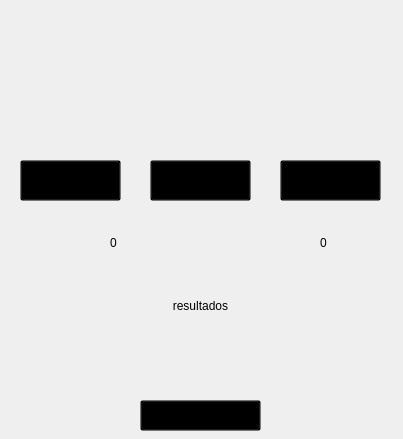
<?xml version="1.0" encoding="UTF-8"?>
<ui version="4.0">
 <class>MainWindow</class>
 <widget class="QMainWindow" name="MainWindow">
  <property name="geometry">
   <rect>
    <x>0</x>
    <y>0</y>
    <width>403</width>
    <height>439</height>
   </rect>
  </property>
  <property name="windowTitle">
   <string>Jo Ken Po</string>
  </property>
  <widget class="QWidget" name="centralwidget">
   <widget class="QLabel" name="label">
    <property name="geometry">
     <rect>
      <x>-190</x>
      <y>0</y>
      <width>781</width>
      <height>441</height>
     </rect>
    </property>
    <property name="text">
     <string/>
    </property>
    <property name="pixmap">
     <pixmap>../imagens/tela_jokenpo.png</pixmap>
    </property>
    <property name="scaledContents">
     <bool>true</bool>
    </property>
   </widget>
   <widget class="QPushButton" name="Button_pedra">
    <property name="geometry">
     <rect>
      <x>20</x>
      <y>160</y>
      <width>101</width>
      <height>41</height>
     </rect>
    </property>
    <property name="cursor">
     <cursorShape>PointingHandCursor</cursorShape>
    </property>
    <property name="styleSheet">
     <string notr="true">background-color: rgba(0, 0, 0, 0);</string>
    </property>
    <property name="text">
     <string/>
    </property>
   </widget>
   <widget class="QPushButton" name="Button_papel">
    <property name="geometry">
     <rect>
      <x>150</x>
      <y>160</y>
      <width>101</width>
      <height>41</height>
     </rect>
    </property>
    <property name="cursor">
     <cursorShape>PointingHandCursor</cursorShape>
    </property>
    <property name="styleSheet">
     <string notr="true">background-color: rgba(0, 0, 0, 0);</string>
    </property>
    <property name="text">
     <string/>
    </property>
   </widget>
   <widget class="QPushButton" name="Button_tesoura">
    <property name="geometry">
     <rect>
      <x>280</x>
      <y>160</y>
      <width>101</width>
      <height>41</height>
     </rect>
    </property>
    <property name="cursor">
     <cursorShape>PointingHandCursor</cursorShape>
    </property>
    <property name="styleSheet">
     <string notr="true">background-color: rgba(0, 0, 0, 0);</string>
    </property>
    <property name="text">
     <string/>
    </property>
   </widget>
   <widget class="QPushButton" name="Button_reset">
    <property name="geometry">
     <rect>
      <x>140</x>
      <y>400</y>
      <width>121</width>
      <height>31</height>
     </rect>
    </property>
    <property name="cursor">
     <cursorShape>PointingHandCursor</cursorShape>
    </property>
    <property name="styleSheet">
     <string notr="true">background-color: rgba(0, 0, 0, 0);</string>
    </property>
    <property name="text">
     <string/>
    </property>
   </widget>
   <widget class="QLabel" name="pontos_user">
    <property name="geometry">
     <rect>
      <x>110</x>
      <y>227</y>
      <width>31</width>
      <height>31</height>
     </rect>
    </property>
    <property name="styleSheet">
     <string notr="true">backgroud-color: rgba(0, 0, 0, 0);
border: solid;
font: 87 15pt &quot;Segoe UI Black&quot;;</string>
    </property>
    <property name="text">
     <string>0</string>
    </property>
   </widget>
   <widget class="QLabel" name="pontos_pc">
    <property name="geometry">
     <rect>
      <x>320</x>
      <y>227</y>
      <width>31</width>
      <height>31</height>
     </rect>
    </property>
    <property name="styleSheet">
     <string notr="true">backgroud-color: rgba(0, 0, 0, 0);
border: solid;
font: 87 15pt &quot;Segoe UI Black&quot;;</string>
    </property>
    <property name="text">
     <string>0</string>
    </property>
   </widget>
   <widget class="QLabel" name="resultado">
    <property name="geometry">
     <rect>
      <x>80</x>
      <y>280</y>
      <width>241</width>
      <height>51</height>
     </rect>
    </property>
    <property name="styleSheet">
     <string notr="true">backgroud-color: rgba(0, 0, 0, 0);
border: solid;
font: 87 13pt &quot;Segoe UI Black&quot;;</string>
    </property>
    <property name="text">
     <string>resultados</string>
    </property>
    <property name="alignment">
     <set>Qt::AlignCenter</set>
    </property>
   </widget>
   <widget class="QLabel" name="user_escolha">
    <property name="geometry">
     <rect>
      <x>80</x>
      <y>310</y>
      <width>51</width>
      <height>51</height>
     </rect>
    </property>
    <property name="text">
     <string/>
    </property>
   </widget>
   <widget class="QLabel" name="pc_escolha">
    <property name="geometry">
     <rect>
      <x>270</x>
      <y>310</y>
      <width>51</width>
      <height>51</height>
     </rect>
    </property>
    <property name="text">
     <string/>
    </property>
   </widget>
  </widget>
 </widget>
 <resources/>
 <connections/>
</ui>
